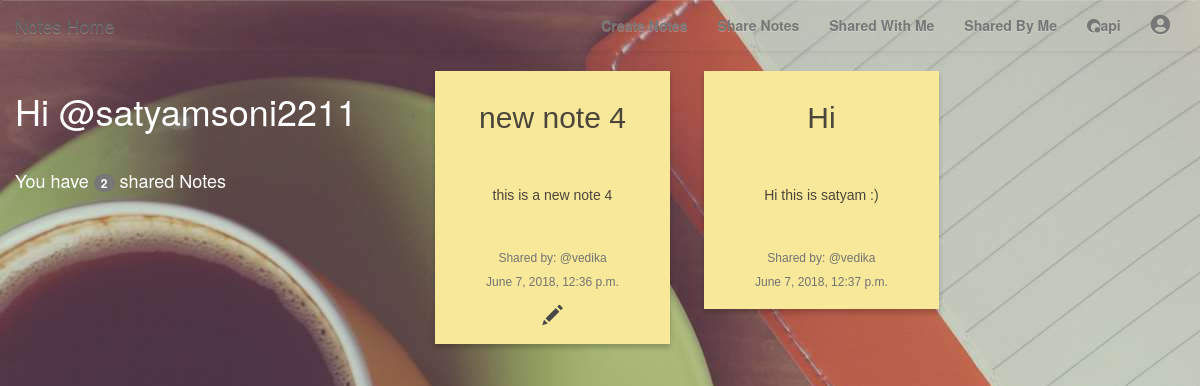
The app's page /notes/shared_with_me/ (signed in) with its own data.
### notes/models.py (models this page shows, shortened)
class SharedNotes(models.Model):
    note = models.ForeignKey(Notes,related_name='shared_note', on_delete=models.CASCADE)
    user = models.ForeignKey(User,related_name='shared_user', on_delete=models.CASCADE)
    shared_by = models.CharField(max_length=30,null=True)
    shared_on = models.DateTimeField(auto_now=True)
    can_edit = models.BooleanField(default=False)
    class Meta:
        unique_together = ('note','user')

class Notes(models.Model):
    title = models.CharField(max_length=30)
    created = models.DateTimeField(auto_now=True)
    text = models.CharField(max_length=2000)
    user = models.ForeignKey(User,related_name='notes', on_delete=models.CASCADE)
    class Meta:
        ordering = ['-created']

### notes/views.py (the view)
class SharedWithMe(LoginRequiredMixin,generic.ListView):
    model = SharedNotes
    def get_queryset(self):
        User = get_user_model()
        try:
            self.shared_notes = SharedNotes.objects.filter(user__username__iexact=self.request.user.username)
        except User.DoesNotExist:
            raise Http404
        else:
            return self.shared_notes
    def get_context_data(self, **kwargs):
        context = super().get_context_data(**kwargs)
        context['shared_notes'] = self.shared_notes
        return context

### notes/templates/notes/sharednotes_list.html
{% extends "base.html" %}
{% block content %}
	<div class="row">
		<div class="col-md-4">
			<h1 id='wh'>Hi @{{user.username}}</h1>
			<br>
			<h4 id='wh'>You have <span class="badge">{{shared_notes.all.count}}</span> shared Notes</h4>
		</div>
		<div class="col-md-8">
			{% for sharednote in object_list %}
				{% if sharednote.user.username == user.username  %}
					<div class="note-wrap note-white">
						<h2>{{sharednote.note.title}}</h2>
						<br>
						<h5>{{sharednote.note.text|safe}}</h5>
						<br>
						<h5 class="help-block" id='usertag'>Shared by: @{{sharednote.shared_by}}</h5>
						<h5 class="help-block" id='usertag'>{{sharednote.shared_on}}</h5>
						{% if sharednote.can_edit is True %}
							<a href="{% url 'notes:update' pk=sharednote.note.pk %}">
								<span class="glyphicon glyphicon-pencil"></span>
							</a>
						{% endif %}
					</div>
				{% endif %}
			{% endfor %}
		</div>
	</div>
{% endblock %}

### static/css/codepen.css (style rules this page uses)
* { -webkit-box-sizing: border-box; -moz-box-sizing: border-box; box-sizing: border-box; }
.note-wrap { width: 235px; min-height: 235px; padding: 10px; margin: 0 10px 15px 20px; margin position: relative; font-size: 24px; vertical-align: top; display: inline-block; font-family: Englebert, Arial; color: #4b453c; background: #F7E999; line-height: 34px; text-align: center; box-shadow: 0 4px 5px rgba(0, 0, 0, 0.2); }
.note-wrap a { color: #494747; text-decoration: none; font-size: 20px; -webkit-transition: all 0.4s ease; -moz-transition: all 0.4s ease; -o-transition: all 0.4s ease; -ms-transition: all 0.4s ease; transition: all 0.4s ease; }

### static/css/master.css (style rules this page uses)
#usertag { font-size:12px; }
#wh { color: #ffff; }

### static/css/stylish-portfolio.css (style rules this page uses)
html, body { width: 100%; height: 100%; }
body { font-family: "Source Sans Pro","Helvetica Neue",Helvetica,Arial,sans-serif; }

### records on screen
SharedNotes: note "new note 4", note.text "this is a new note 4", shared_by "vedika", shared_on "June 7, 2018, 12:36 p.m.", can_edit True (drawn)
SharedNotes: note "Hi", note.text "Hi this is satyam :)", shared_by "vedika", shared_on "June 7, 2018, 12:37 p.m."

### other values on screen
{{ user.username }} "satyamsoni2211"
{{ shared_notes.all.count }} "2"
